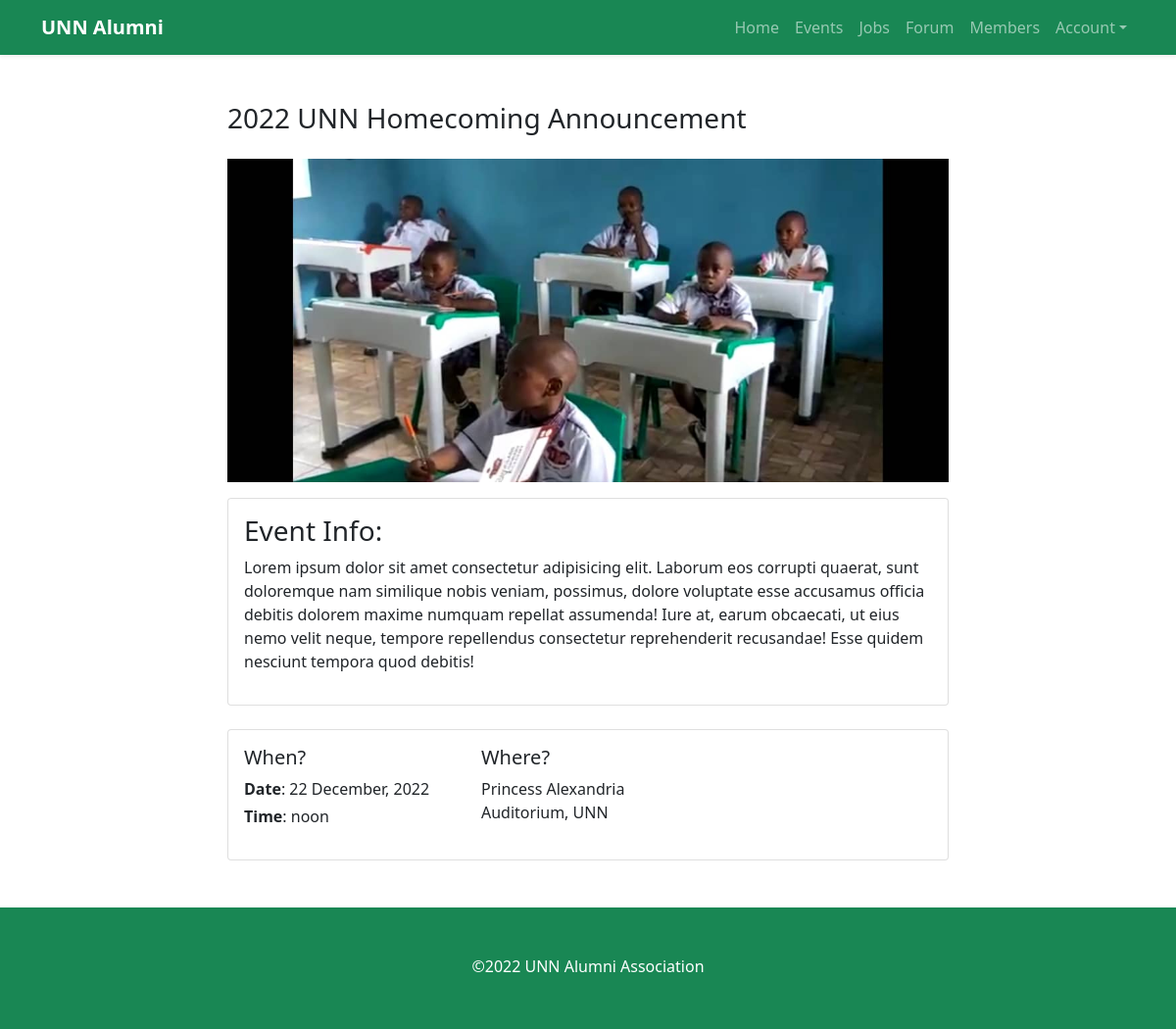
Screenshot of /event/2022-unn-homecoming-announcement/ (signed in) with the database file from the repository.
### alumni/models.py (models this page shows, shortened)
class Event(models.Model):
    title = models.CharField(max_length=100)
    slug = models.SlugField(max_length=100)
    description = models.TextField()
    date = models.DateTimeField()
    location = models.CharField(max_length=100)
    image = models.ImageField(upload_to='events')
    created = models.DateTimeField(auto_now_add=True)
    updated = models.DateTimeField(auto_now=True)
    class Meta:
        ordering = ['date']
        get_latest_by = 'date'

### alumni/views.py (the view)
# urls.py: path('event/<slug:slug>/', views.event_detail, name='event_detail'),
@login_required
def event_detail(request, slug):
    event = get_object_or_404(Event, slug=slug)
    return render(request, 'event_detail.html', {'event': event})

### templates/event_detail.html (shortened to what this page needs)
{% extends "base.html" %}
{% block content %}
<div class="container my-5">
    <div class="row">
        <div class="col-lg-8 offset-lg-2">
            <h3 class="mb-2">{{ event.title }}</h3>
            {% if event.image %}
            <img class="my-3 img-fluid" src="{{ event.image.url }}">
            {% endif %}
            <div class="card mb-4">
                <div class="card-body">
                    <h3>Event Info:</h3>
                    <p>{{ event.description }}</p>
                </div>
            </div>
            <div class="card">
                <div class="card-body">
                    <div class="row">
                        <div class="col-lg-4">
                            <h5>When?</h5>
                            <p class="mb-1"><strong>Date</strong>: {{ event.date|date:"j F, Y" }}</p>
                            <p><strong>Time</strong>: {{ event.date|time:"P" }}</p>
                        </div>
                        <div class="col-lg-4">
                            <h5>Where?</h5>
                            <p>{{ event.location }}</p>
                        </div>
                    </div>
                </div>
            </div>
        </div>
    </div>
</div>
{% endblock content %}

### rows the page displays
Event: title "2022 UNN Homecoming Announcement", image (picture), description "Lorem ipsum dolor sit amet consectetur adipisicing elit. Laborum eos corrupti quaerat, sunt doloremque nam similique nobis veniam, possimus, dolore voluptate esse accusamus officia debitis dolorem maxime numquam repellat assumenda! Iure at, earum obcaecati, ut eius nemo velit neque, tempore repellendus consectetur reprehenderit recusandae! Esse quidem nesciunt tempora quod debitis!", date "22 December, 2022", date "noon", location "Princess Alexandria Auditorium, UNN"
